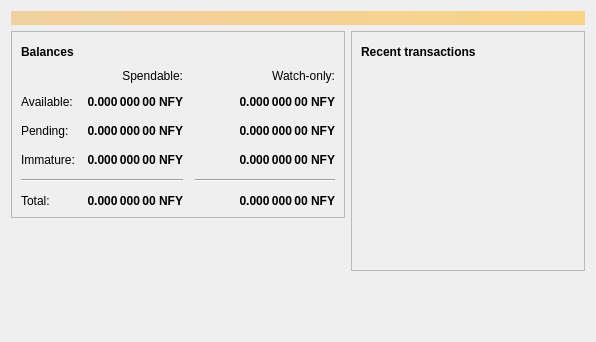
<?xml version="1.0" encoding="UTF-8"?>
<ui version="4.0">
 <class>OverviewPage</class>
 <widget class="QWidget" name="OverviewPage">
  <property name="geometry">
   <rect>
    <x>0</x>
    <y>0</y>
    <width>596</width>
    <height>342</height>
   </rect>
  </property>
  <property name="windowTitle">
   <string>Form</string>
  </property>
  <layout class="QVBoxLayout" name="topLayout">
   <item>
    <widget class="QLabel" name="labelAlerts">
     <property name="visible">
      <bool>false</bool>
     </property>
     <property name="styleSheet">
      <string notr="true">QLabel { background-color: qlineargradient(x1: 0, y1: 0, x2: 1, y2: 0, stop:0 #F0D0A0, stop:1 #F8D488); color:#000000; }</string>
     </property>
     <property name="wordWrap">
      <bool>true</bool>
     </property>
     <property name="margin">
      <number>3</number>
     </property>
     <property name="textInteractionFlags">
      <set>Qt::TextSelectableByMouse</set>
     </property>
    </widget>
   </item>
   <item>
    <layout class="QHBoxLayout" name="horizontalLayout" stretch="1,1">
     <item>
      <layout class="QVBoxLayout" name="verticalLayout_2">
       <item>
        <widget class="QFrame" name="frame">
         <property name="frameShape">
          <enum>QFrame::StyledPanel</enum>
         </property>
         <property name="frameShadow">
          <enum>QFrame::Raised</enum>
         </property>
         <layout class="QVBoxLayout" name="verticalLayout_4">
          <item>
           <layout class="QHBoxLayout" name="horizontalLayout_4">
            <item>
             <widget class="QLabel" name="label_5">
              <property name="font">
               <font>
                <weight>75</weight>
                <bold>true</bold>
               </font>
              </property>
              <property name="text">
               <string>Balances</string>
              </property>
             </widget>
            </item>
            <item>
             <widget class="QPushButton" name="labelWalletStatus">
              <property name="enabled">
               <bool>true</bool>
              </property>
              <property name="maximumSize">
               <size>
                <width>30</width>
                <height>16777215</height>
               </size>
              </property>
              <property name="toolTip">
               <string>The displayed information may be out of date. Your wallet automatically synchronizes with the NiftyCoin network after a connection is established, but this process has not completed yet.</string>
              </property>
              <property name="text">
               <string/>
              </property>
              <property name="icon">
               <iconset resource="../bitcoin.qrc">
                <normaloff>:/icons/warning</normaloff>
                <disabledoff>:/icons/warning</disabledoff>:/icons/warning</iconset>
              </property>
              <property name="iconSize">
               <size>
                <width>24</width>
                <height>24</height>
               </size>
              </property>
              <property name="flat">
               <bool>true</bool>
              </property>
             </widget>
            </item>
            <item>
             <spacer name="horizontalSpacer_3">
              <property name="orientation">
               <enum>Qt::Horizontal</enum>
              </property>
              <property name="sizeHint" stdset="0">
               <size>
                <width>40</width>
                <height>20</height>
               </size>
              </property>
             </spacer>
            </item>
           </layout>
          </item>
          <item>
           <layout class="QGridLayout" name="gridLayout">
            <property name="spacing">
             <number>12</number>
            </property>
            <item row="2" column="2">
             <widget class="QLabel" name="labelWatchPending">
              <property name="font">
               <font>
                <weight>75</weight>
                <bold>true</bold>
               </font>
              </property>
              <property name="cursor">
               <cursorShape>IBeamCursor</cursorShape>
              </property>
              <property name="toolTip">
               <string>Unconfirmed transactions to watch-only addresses</string>
              </property>
              <property name="text">
               <string notr="true">0.000 000 00 NFY</string>
              </property>
              <property name="alignment">
               <set>Qt::AlignRight|Qt::AlignTrailing|Qt::AlignVCenter</set>
              </property>
              <property name="textInteractionFlags">
               <set>Qt::LinksAccessibleByMouse|Qt::TextSelectableByKeyboard|Qt::TextSelectableByMouse</set>
              </property>
             </widget>
            </item>
            <item row="2" column="1">
             <widget class="QLabel" name="labelUnconfirmed">
              <property name="font">
               <font>
                <weight>75</weight>
                <bold>true</bold>
               </font>
              </property>
              <property name="cursor">
               <cursorShape>IBeamCursor</cursorShape>
              </property>
              <property name="toolTip">
               <string>Total of transactions that have yet to be confirmed, and do not yet count toward the spendable balance</string>
              </property>
              <property name="text">
               <string notr="true">0.000 000 00 NFY</string>
              </property>
              <property name="alignment">
               <set>Qt::AlignRight|Qt::AlignTrailing|Qt::AlignVCenter</set>
              </property>
              <property name="textInteractionFlags">
               <set>Qt::LinksAccessibleByMouse|Qt::TextSelectableByKeyboard|Qt::TextSelectableByMouse</set>
              </property>
             </widget>
            </item>
            <item row="3" column="2">
             <widget class="QLabel" name="labelWatchImmature">
              <property name="font">
               <font>
                <weight>75</weight>
                <bold>true</bold>
               </font>
              </property>
              <property name="cursor">
               <cursorShape>IBeamCursor</cursorShape>
              </property>
              <property name="toolTip">
               <string>Mined balance in watch-only addresses that has not yet matured</string>
              </property>
              <property name="text">
               <string notr="true">0.000 000 00 NFY</string>
              </property>
              <property name="alignment">
               <set>Qt::AlignRight|Qt::AlignTrailing|Qt::AlignVCenter</set>
              </property>
              <property name="textInteractionFlags">
               <set>Qt::LinksAccessibleByMouse|Qt::TextSelectableByKeyboard|Qt::TextSelectableByMouse</set>
              </property>
             </widget>
            </item>
            <item row="4" column="0" colspan="2">
             <widget class="Line" name="line">
              <property name="orientation">
               <enum>Qt::Horizontal</enum>
              </property>
             </widget>
            </item>
            <item row="4" column="2">
             <widget class="Line" name="lineWatchBalance">
              <property name="sizePolicy">
               <sizepolicy hsizetype="Preferred" vsizetype="Fixed">
                <horstretch>0</horstretch>
                <verstretch>0</verstretch>
               </sizepolicy>
              </property>
              <property name="minimumSize">
               <size>
                <width>140</width>
                <height>0</height>
               </size>
              </property>
              <property name="orientation">
               <enum>Qt::Horizontal</enum>
              </property>
             </widget>
            </item>
            <item row="5" column="0">
             <widget class="QLabel" name="labelTotalText">
              <property name="text">
               <string>Total:</string>
              </property>
             </widget>
            </item>
            <item row="3" column="1">
             <widget class="QLabel" name="labelImmature">
              <property name="font">
               <font>
                <weight>75</weight>
                <bold>true</bold>
               </font>
              </property>
              <property name="cursor">
               <cursorShape>IBeamCursor</cursorShape>
              </property>
              <property name="toolTip">
               <string>Mined balance that has not yet matured</string>
              </property>
              <property name="text">
               <string notr="true">0.000 000 00 NFY</string>
              </property>
              <property name="alignment">
               <set>Qt::AlignRight|Qt::AlignTrailing|Qt::AlignVCenter</set>
              </property>
              <property name="textInteractionFlags">
               <set>Qt::LinksAccessibleByMouse|Qt::TextSelectableByKeyboard|Qt::TextSelectableByMouse</set>
              </property>
             </widget>
            </item>
            <item row="2" column="3">
             <spacer name="horizontalSpacer_2">
              <property name="orientation">
               <enum>Qt::Horizontal</enum>
              </property>
              <property name="sizeHint" stdset="0">
               <size>
                <width>40</width>
                <height>20</height>
               </size>
              </property>
             </spacer>
            </item>
            <item row="3" column="0">
             <widget class="QLabel" name="labelImmatureText">
              <property name="text">
               <string>Immature:</string>
              </property>
             </widget>
            </item>
            <item row="5" column="1">
             <widget class="QLabel" name="labelTotal">
              <property name="font">
               <font>
                <weight>75</weight>
                <bold>true</bold>
               </font>
              </property>
              <property name="cursor">
               <cursorShape>IBeamCursor</cursorShape>
              </property>
              <property name="toolTip">
               <string>Your current total balance</string>
              </property>
              <property name="text">
               <string notr="true">0.000 000 00 NFY</string>
              </property>
              <property name="alignment">
               <set>Qt::AlignRight|Qt::AlignTrailing|Qt::AlignVCenter</set>
              </property>
              <property name="textInteractionFlags">
               <set>Qt::LinksAccessibleByMouse|Qt::TextSelectableByKeyboard|Qt::TextSelectableByMouse</set>
              </property>
             </widget>
            </item>
            <item row="5" column="2">
             <widget class="QLabel" name="labelWatchTotal">
              <property name="font">
               <font>
                <weight>75</weight>
                <bold>true</bold>
               </font>
              </property>
              <property name="cursor">
               <cursorShape>IBeamCursor</cursorShape>
              </property>
              <property name="toolTip">
               <string>Current total balance in watch-only addresses</string>
              </property>
              <property name="text">
               <string notr="true">0.000 000 00 NFY</string>
              </property>
              <property name="alignment">
               <set>Qt::AlignRight|Qt::AlignTrailing|Qt::AlignVCenter</set>
              </property>
              <property name="textInteractionFlags">
               <set>Qt::LinksAccessibleByMouse|Qt::TextSelectableByKeyboard|Qt::TextSelectableByMouse</set>
              </property>
             </widget>
            </item>
            <item row="0" column="2">
             <widget class="QLabel" name="labelWatchonly">
              <property name="text">
               <string>Watch-only:</string>
              </property>
              <property name="alignment">
               <set>Qt::AlignRight|Qt::AlignTrailing|Qt::AlignVCenter</set>
              </property>
             </widget>
            </item>
            <item row="1" column="0">
             <widget class="QLabel" name="labelBalanceText">
              <property name="text">
               <string>Available:</string>
              </property>
             </widget>
            </item>
            <item row="1" column="1">
             <widget class="QLabel" name="labelBalance">
              <property name="font">
               <font>
                <weight>75</weight>
                <bold>true</bold>
               </font>
              </property>
              <property name="cursor">
               <cursorShape>IBeamCursor</cursorShape>
              </property>
              <property name="toolTip">
               <string>Your current spendable balance</string>
              </property>
              <property name="text">
               <string notr="true">0.000 000 00 NFY</string>
              </property>
              <property name="alignment">
               <set>Qt::AlignRight|Qt::AlignTrailing|Qt::AlignVCenter</set>
              </property>
              <property name="textInteractionFlags">
               <set>Qt::LinksAccessibleByMouse|Qt::TextSelectableByKeyboard|Qt::TextSelectableByMouse</set>
              </property>
             </widget>
            </item>
            <item row="1" column="2">
             <widget class="QLabel" name="labelWatchAvailable">
              <property name="font">
               <font>
                <weight>75</weight>
                <bold>true</bold>
               </font>
              </property>
              <property name="cursor">
               <cursorShape>IBeamCursor</cursorShape>
              </property>
              <property name="toolTip">
               <string>Your current balance in watch-only addresses</string>
              </property>
              <property name="text">
               <string notr="true">0.000 000 00 NFY</string>
              </property>
              <property name="alignment">
               <set>Qt::AlignRight|Qt::AlignTrailing|Qt::AlignVCenter</set>
              </property>
              <property name="textInteractionFlags">
               <set>Qt::LinksAccessibleByMouse|Qt::TextSelectableByKeyboard|Qt::TextSelectableByMouse</set>
              </property>
             </widget>
            </item>
            <item row="2" column="0">
             <widget class="QLabel" name="labelPendingText">
              <property name="text">
               <string>Pending:</string>
              </property>
             </widget>
            </item>
            <item row="0" column="1">
             <widget class="QLabel" name="labelSpendable">
              <property name="text">
               <string>Spendable:</string>
              </property>
              <property name="alignment">
               <set>Qt::AlignRight|Qt::AlignTrailing|Qt::AlignVCenter</set>
              </property>
             </widget>
            </item>
           </layout>
          </item>
         </layout>
        </widget>
       </item>
       <item>
        <spacer name="verticalSpacer">
         <property name="orientation">
          <enum>Qt::Vertical</enum>
         </property>
         <property name="sizeHint" stdset="0">
          <size>
           <width>20</width>
           <height>40</height>
          </size>
         </property>
        </spacer>
       </item>
      </layout>
     </item>
     <item>
      <layout class="QVBoxLayout" name="verticalLayout_3">
       <item>
        <widget class="QFrame" name="frame_2">
         <property name="frameShape">
          <enum>QFrame::StyledPanel</enum>
         </property>
         <property name="frameShadow">
          <enum>QFrame::Raised</enum>
         </property>
         <layout class="QVBoxLayout" name="verticalLayout">
          <item>
           <layout class="QHBoxLayout" name="horizontalLayout_2">
            <item>
             <widget class="QLabel" name="label_4">
              <property name="font">
               <font>
                <weight>75</weight>
                <bold>true</bold>
               </font>
              </property>
              <property name="text">
               <string>Recent transactions</string>
              </property>
             </widget>
            </item>
            <item>
             <widget class="QPushButton" name="labelTransactionsStatus">
              <property name="enabled">
               <bool>true</bool>
              </property>
              <property name="maximumSize">
               <size>
                <width>30</width>
                <height>16777215</height>
               </size>
              </property>
              <property name="toolTip">
               <string>The displayed information may be out of date. Your wallet automatically synchronizes with the NiftyCoin network after a connection is established, but this process has not completed yet.</string>
              </property>
              <property name="text">
               <string/>
              </property>
              <property name="icon">
               <iconset resource="../bitcoin.qrc">
                <normaloff>:/icons/warning</normaloff>
                <disabledoff>:/icons/warning</disabledoff>:/icons/warning</iconset>
              </property>
              <property name="iconSize">
               <size>
                <width>24</width>
                <height>24</height>
               </size>
              </property>
              <property name="flat">
               <bool>true</bool>
              </property>
             </widget>
            </item>
            <item>
             <spacer name="horizontalSpacer">
              <property name="orientation">
               <enum>Qt::Horizontal</enum>
              </property>
              <property name="sizeHint" stdset="0">
               <size>
                <width>40</width>
                <height>20</height>
               </size>
              </property>
             </spacer>
            </item>
           </layout>
          </item>
          <item>
           <widget class="QListView" name="listTransactions">
            <property name="styleSheet">
             <string notr="true">QListView { background: transparent; }</string>
            </property>
            <property name="frameShape">
             <enum>QFrame::NoFrame</enum>
            </property>
            <property name="verticalScrollBarPolicy">
             <enum>Qt::ScrollBarAlwaysOff</enum>
            </property>
            <property name="horizontalScrollBarPolicy">
             <enum>Qt::ScrollBarAlwaysOff</enum>
            </property>
            <property name="selectionMode">
             <enum>QAbstractItemView::NoSelection</enum>
            </property>
           </widget>
          </item>
         </layout>
        </widget>
       </item>
       <item>
        <spacer name="verticalSpacer_2">
         <property name="orientation">
          <enum>Qt::Vertical</enum>
         </property>
         <property name="sizeHint" stdset="0">
          <size>
           <width>20</width>
           <height>40</height>
          </size>
         </property>
        </spacer>
       </item>
      </layout>
     </item>
    </layout>
   </item>
  </layout>
 </widget>
 <resources/>
 <connections/>
</ui>
